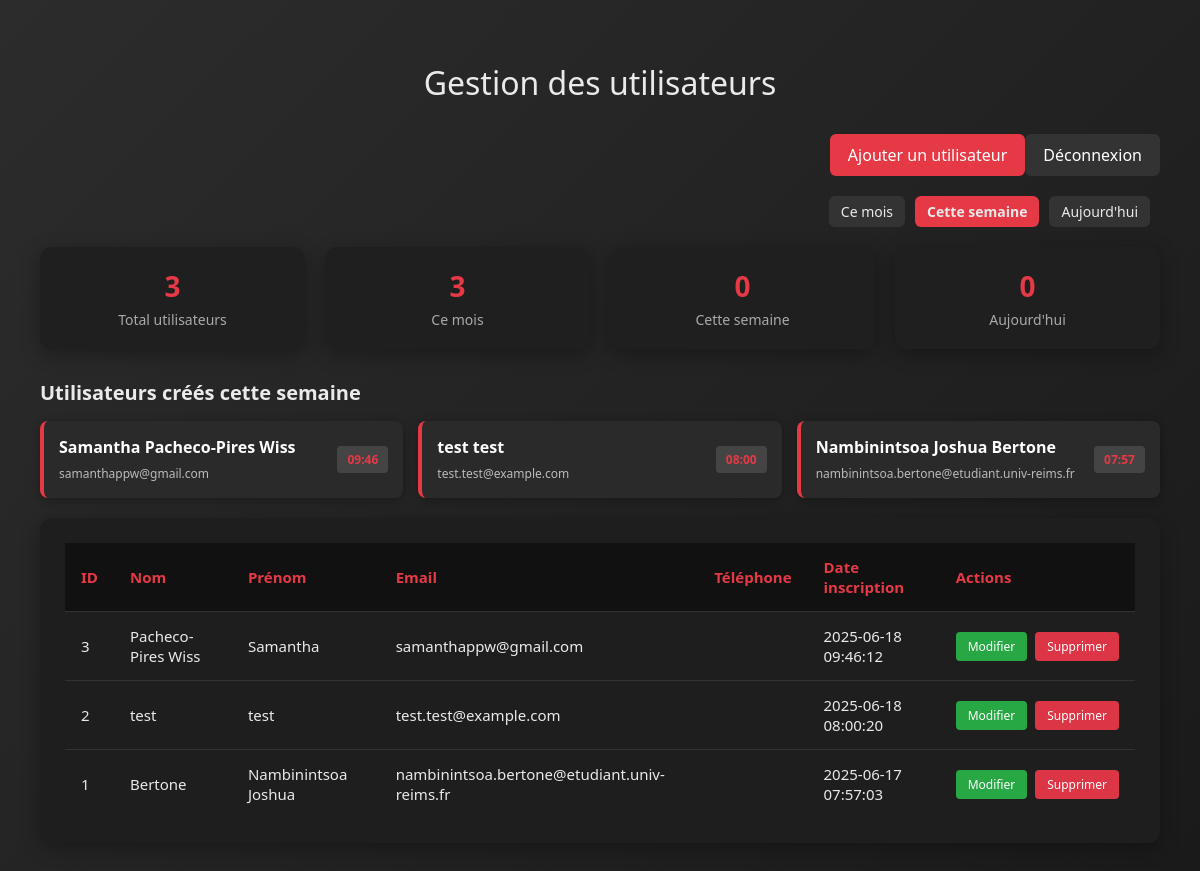
/admin/index.php?period=week (signed in), run on the app's committed database.
### tables this page shows
CREATE TABLE `utilisateurs` (
  `id` int(11) NOT NULL,
  `nom` varchar(50) NOT NULL,
  `prenom` varchar(50) NOT NULL,
  `email` varchar(100) NOT NULL,
  `mot_de_passe` varchar(255) NOT NULL,
  `telephone` varchar(20) DEFAULT NULL,
  `date_inscription` timestamp NULL DEFAULT current_timestamp(),
  `role` varchar(20) NOT NULL DEFAULT 'user'
);

### admin/controller/admin_controller.php (called while the page is built, shortened)
<?php
require_once(__DIR__ . '/../model/utilisateurs_model.php');
function index() {
    $period = $_GET['period'] ?? 'today';
    $users = getAllUsers();
    $stats = getUserStats();
    $recent_users = getRecentUsers($period);
    include(__DIR__ . '/../view/gestion_view.php');
}

### admin/model/utilisateurs_model.php (called while the page is built, shortened)
<?php
require_once(__DIR__ . '/../../model/db.php');
function getAllUsers(): array {
    global $pdo;
    $stmt = $pdo->query("SELECT * FROM utilisateurs ORDER BY date_inscription DESC");
    return $stmt->fetchAll(PDO::FETCH_ASSOC);
}
function getUserStats(): array {
    global $pdo;
    $stats = [];
    try {
        $stmt = $pdo->query("SELECT COUNT(*) as total FROM utilisateurs");
        $stats['total_users'] = (int)$stmt->fetch(PDO::FETCH_ASSOC)['total'];
        $stmt = $pdo->query("SELECT COUNT(*) as monthly FROM utilisateurs WHERE MONTH(date_inscription) = MONTH(CURRENT_DATE()) AND YEAR(date_inscription) = YEAR(CURRENT_DATE())");
        $stats['monthly_registrations'] = (int)$stmt->fetch(PDO::FETCH_ASSOC)['monthly'];
        $stmt = $pdo->query("SELECT COUNT(*) as weekly FROM utilisateurs WHERE WEEK(date_inscription) = WEEK(CURRENT_DATE()) AND YEAR(date_inscription) = YEAR(CURRENT_DATE())");
        $stats['weekly_registrations'] = (int)$stmt->fetch(PDO::FETCH_ASSOC)['weekly'];
        $stmt = $pdo->query("SELECT COUNT(*) as today FROM utilisateurs WHERE DATE(date_inscription) = CURRENT_DATE()");
        $stats['today_registrations'] = (int)$stmt->fetch(PDO::FETCH_ASSOC)['today'];
    } catch (PDOException $e) {
        $stats = [
            'total_users' => 0,
            'monthly_registrations' => 0,
            'weekly_registrations' => 0,
            'today_registrations' => 0
        ];
    }
    return $stats;
}
function getRecentUsers(string $period = 'today'): array {
    global $pdo;
    switch($period) {
        case 'week':
            $sql = "SELECT * FROM utilisateurs WHERE date_inscription >= DATE_SUB(NOW(), INTERVAL 7 DAY) ORDER BY date_inscription DESC";
            break;
    }
    $stmt = $pdo->query($sql);
    return $stmt->fetchAll(PDO::FETCH_ASSOC);
}

### admin/view/gestion_view.php (the view, shortened to what this page needs)
<!DOCTYPE html>
<html lang="fr">
<head>
</head>
<body>
<?php
$period = $period ?? 'today';
$users = $users ?? [];
$recent_users = $recent_users ?? [];
$stats = $stats ?? [];
?>
<h1>Gestion des utilisateurs</h1>
<a href="index.php?action=logout" style="background-color: #333;">Déconnexion</a>
<a href="index.php?action=addUser">Ajouter un utilisateur</a>
<div class="filter-tabs">
    <a href="?period=today" class="<?= $period === 'today' ? 'active' : '' ?>">Aujourd'hui</a>
    <a href="?period=week" class="<?= $period === 'week' ? 'active' : '' ?>">Cette semaine</a>
    <a href="?period=month" class="<?= $period === 'month' ? 'active' : '' ?>">Ce mois</a>
</div>
<div class="stats-container">
    <div class="stat-card">
        <div class="stat-number"><?= $stats['total_users'] ?? 0 ?></div>
        <div class="stat-label">Total utilisateurs</div>
    </div>
    <div class="stat-card">
        <div class="stat-number"><?= $stats['monthly_registrations'] ?? 0 ?></div>
        <div class="stat-label">Ce mois</div>
    </div>
    <div class="stat-card">
        <div class="stat-number"><?= $stats['weekly_registrations'] ?? 0 ?></div>
        <div class="stat-label">Cette semaine</div>
    </div>
    <div class="stat-card">
        <div class="stat-number"><?= $stats['today_registrations'] ?? 0 ?></div>
        <div class="stat-label">Aujourd'hui</div>
    </div>
</div>
<?php if (!empty($recent_users)): ?>
<div class="recent-users-section">
    <?php
    $label = match ($period) {
        'today' => "aujourd'hui",
        'week' => "cette semaine",
        'month' => "ce mois",
        default => "",
    };
    ?>
    <h2>Utilisateurs créés <?= $label ?></h2>
    <div class="recent-users-container">
        <?php foreach($recent_users as $user): ?>
        <div class="recent-user-card">
            <div class="user-info">
                <strong><?= htmlspecialchars($user['prenom']) ?> <?= htmlspecialchars($user['nom']) ?></strong>
                <small><?= htmlspecialchars($user['email']) ?></small>
            </div>
            <div class="user-time">
                <?= date('H:i', strtotime($user['date_inscription'])) ?>
            </div>
        </div>
        <?php endforeach; ?>
    </div>
</div>
<?php endif; ?>
<div class="table-container">
    <table>
        <thead>
        <tr>
            <th>ID</th>
            <th>Nom</th>
            <th>Prénom</th>
            <th>Email</th>
            <th>Téléphone</th>
            <th>Date inscription</th>
            <th>Actions</th>
        </tr>
        </thead>
        <tbody>
        <?php foreach($users as $user): ?>
        <tr>
            <td><?= htmlspecialchars($user['id']) ?></td>
            <td><?= htmlspecialchars($user['nom']) ?></td>
            <td><?= htmlspecialchars($user['prenom']) ?></td>
            <td><?= htmlspecialchars($user['email']) ?></td>
            <td><?= htmlspecialchars($user['telephone']) ?></td>
            <td><?= htmlspecialchars($user['date_inscription']) ?></td>
            <td>
                <div class="action-buttons">
                    <a href="index.php?action=editUser&id=<?= $user['id'] ?>" class="btn-edit">Modifier</a>
                    <a href="index.php?action=deleteUser&id=<?= $user['id'] ?>" class="btn-delete" onclick="return confirm('Êtes-vous sûr de vouloir supprimer cet utilisateur ?')">Supprimer</a>
                </div>
            </td>
        </tr>
        <?php endforeach; ?>
        </tbody>
    </table>
</div>
</body>
</html>

### admin/view/gestion_view.php (style rules this page uses)
body { font-family: 'Segoe UI', Tahoma, Geneva, Verdana, sans-serif; background: linear-gradient(135deg, #2c2c2c 0%, #1a1a1a 100%); margin: 0; padding: 40px; color: #eaeaea; }
h1 { text-align: center; font-weight: 500; font-size: 32px; margin-bottom: 30px; }
a { display: inline-block; background-color: #e63946; color: white; padding: 10px 18px; text-decoration: none; border-radius: 6px; margin-bottom: 20px; float: right; transition: background-color 0.3s ease; }
.filter-tabs { margin-bottom: 20px; clear: both; }
.filter-tabs a { margin-right: 10px; padding: 6px 12px; border-radius: 6px; background-color: #333; color: #eaeaea; text-decoration: none; font-size: 14px; }
.filter-tabs a.active { background-color: #e63946; font-weight: bold; }
.stats-container { display: grid; grid-template-columns: repeat(auto-fit, minmax(200px, 1fr)); gap: 20px; margin-bottom: 30px; clear: both; }
.stat-card { background-color: #1f1f1f; padding: 20px; border-radius: 12px; box-shadow: 0 5px 20px rgba(0, 0, 0, 0.3); text-align: center; }
.stat-number { font-size: 28px; font-weight: bold; color: #e63946; margin-bottom: 5px; }
.stat-label { font-size: 14px; color: #aaa; }
.recent-users-section h2 { font-size: 20px; margin-bottom: 15px; color: #eaeaea; }
.recent-users-container { display: grid; grid-template-columns: repeat(auto-fill, minmax(280px, 1fr)); gap: 15px; margin-bottom: 20px; }
.recent-user-card { background-color: #2a2a2a; padding: 15px; border-radius: 8px; box-shadow: 0 2px 10px rgba(0, 0, 0, 0.3); display: flex; justify-content: space-between; align-items: center; border-left: 4px solid #e63946; }
.user-info strong { display: block; color: #fff; margin-bottom: 3px; }
.user-info small { color: #bbb; font-size: 12px; }
.user-time { background-color: #444; padding: 5px 10px; border-radius: 4px; font-size: 12px; color: #e63946; font-weight: bold; }
.table-container { background-color: #1e1e1e; padding: 25px; border-radius: 12px; box-shadow: 0 5px 20px rgba(0, 0, 0, 0.3); overflow-x: auto; }
table { width: 100%; border-collapse: collapse; font-size: 15px; color: #eaeaea; }
thead { background-color: #111; color: #e63946; }
th, td { text-align: left; padding: 14px 16px; border-bottom: 1px solid #333; }
tbody tr:last-child td { border-bottom: none; }
.action-buttons { display: flex; gap: 8px; }
.btn-edit { background-color: #28a745; color: white; padding: 6px 12px; text-decoration: none; border-radius: 4px; font-size: 12px; transition: background-color 0.3s ease; margin: 0; float: none; display: inline-block; }
.btn-delete { background-color: #dc3545; color: white; padding: 6px 12px; text-decoration: none; border-radius: 4px; font-size: 12px; transition: background-color 0.3s ease; margin: 0; float: none; display: inline-block; }

### data on the page
utilisateurs: prenom "Samantha", nom "Pacheco-Pires Wiss", email "samanthappw@gmail.com", date_inscription "09:46", id "3", date_inscription "2025-06-18 09:46:12"
utilisateurs: prenom "test", nom "test", email "test.test@example.com", date_inscription "08:00", id "2", date_inscription "2025-06-18 08:00:20"
utilisateurs: prenom "Nambinintsoa Joshua", nom "Bertone", email "nambinintsoa.bertone@etudiant.univ-reims.fr", date_inscription "07:57", id "1", date_inscription "2025-06-17 07:57:03"

### other printed values
$stats['total_users'] "3"
$stats['monthly_registrations'] "3"
$stats['weekly_registrations'] "0"
$stats['today_registrations'] "0"
$label "cette semaine"
